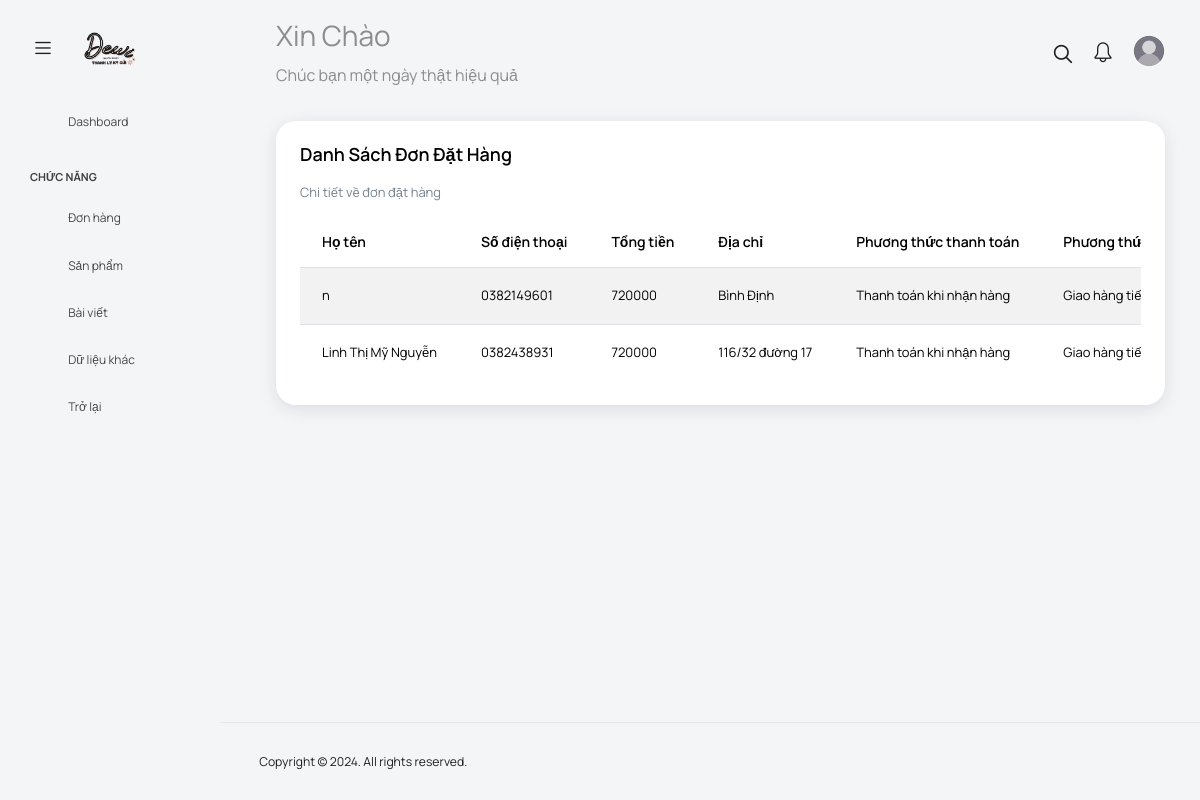
Screenshot of /src/admin/pages/ViewOrderSell.php (signed in) with the database file from the repository.
### tables this page shows
CREATE TABLE `order_info` (
  `order_id` int(11) NOT NULL,
  `name_user` varchar(100) NOT NULL,
  `phone_user` varchar(50) NOT NULL,
  `address` varchar(200) NOT NULL,
  `ship` varchar(100) DEFAULT NULL,
  `note` text DEFAULT NULL,
  `payment` varchar(50) NOT NULL,
  `created_at` timestamp NULL DEFAULT current_timestamp()
);

### src/admin/pages/ViewOrderSell.php (the view, shortened to what this page needs)
<?php include '../components/header.php' ?>
<?php
include '../../config/connectDB.php';
?>
<body class="">
    <div class="container-scroller">
        <?php include '../components/nav.php' ?>
        <div class="container-fluid page-body-wrapper">
            <?php include '../components/side_bar.php' ?>
            <div class="main-panel">
                <div class="content-wrapper">
                    <div class="row">
                        <div class="col-lg-12 grid-margin stretch-card">
                            <div class="card">
                                <div class="card-body">
                                    <h4 class="card-title">Danh sách đơn đặt hàng</h4>
                                    <p class="card-description">
                                        Chi tiết về đơn đặt hàng
                                    </p>
                                    <div class="table-responsive">
                                        <table class="table table-striped">
                                            <thead>
                                                <tr>
                                                    <th>Họ tên</th>
                                                    <th>Số điện thoại</th>
                                                    <th>Tổng tiền</th>
                                                    <th>Địa chỉ</th>
                                                    <th>Phương thức thanh toán</th>
                                                    <th>Phương thức giao hàng</th>
                                                </tr>
                                            </thead>
                                            <tbody>
                                                <?php
                                                $sql = "SELECT * FROM order_items inner join products on order_items.product_id = products.product_id";
                                                $result1 = $conn->query($sql);
                                                $total = 0;
                                                while ($row = $result1->fetch_assoc()) {
                                                    $total += $row['product_price'] * $row['quantity'];
                                                }
                                                $sql2 = "SELECT * FROM order_info";
                                                $result = $conn->query($sql2);
                                                if ($result->num_rows > 0) {
                                                    while ($row = $result->fetch_assoc()) {
                                                        echo "<tr>";
                                                        echo "<td>" . $row['name_user'] . "</td>";
                                                        echo "<td>" . $row['phone_user'] . "</td>";
                                                        echo "<td>" . $total . "</td>";
                                                        echo "<td>" . $row['address'] . "</td>";
                                                        echo "<td>" . $row['payment'] . "</td>";
                                                        echo "<td>" . $row['ship'] . "</td>";
                                                        echo "</tr>";
                                                    }
                                                }
                                                ?>
                                            </tbody>
                                        </table>
                                    </div>
                                </div>
                            </div>
                        </div>
                    </div>
                </div>
                <?php include '../components/footer.php'; ?>
            </div>
        </div>
    </div>
</body>

### rows the page displays
order_info: name_user "n", phone_user "0382149601", address "Bình Định", payment "Thanh toán khi nhận hàng", ship "Giao hàng…"
order_info: name_user "Linh Thị Mỹ Nguyễn", phone_user "0382438931", address "116/32 đường 17", payment "Thanh toán khi nhận hàng", ship "Giao hàng…"
